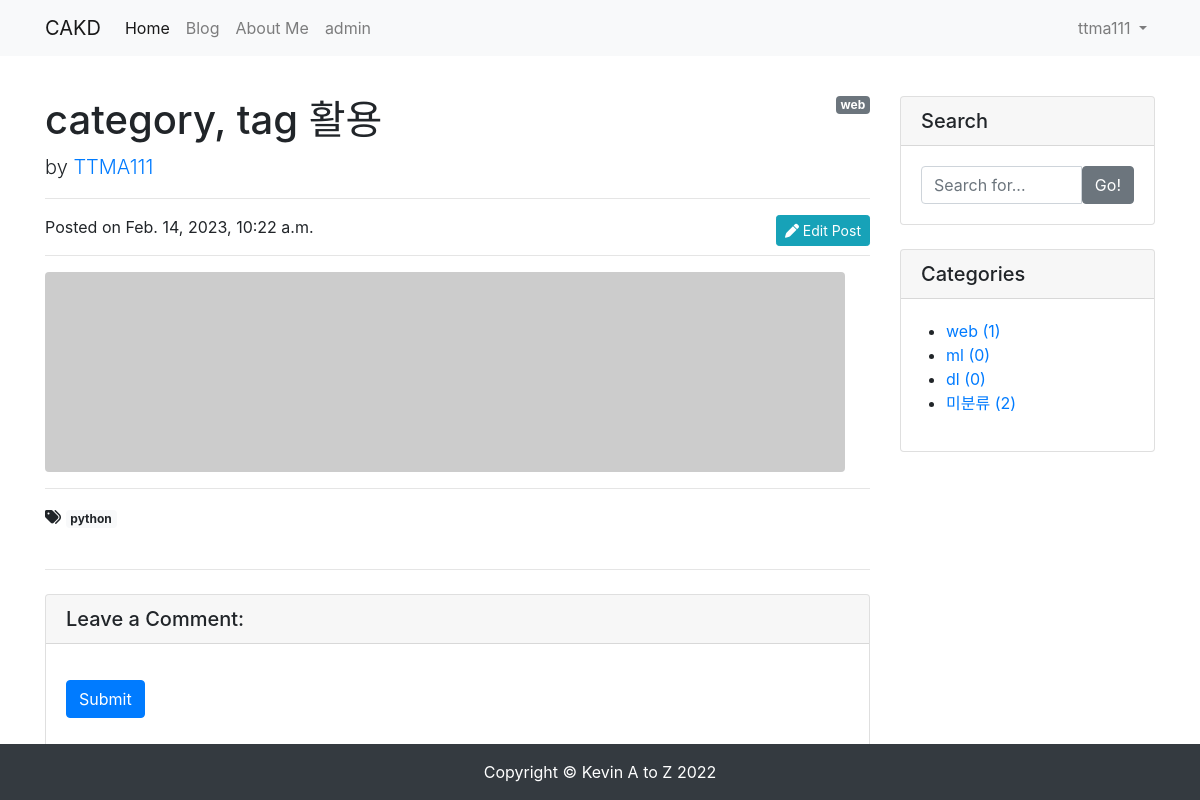
The app's page /blog/3/ (signed in) with its own data.
### blog/models.py (models this page shows, shortened)
class Post(models.Model):
    title = models.CharField(max_length=30)
    hook_text = models.CharField(max_length=100, blank=True)
    content = models.TextField()
    head_image = models.ImageField(upload_to='blog/images/%Y/%m/%d/', blank=True)
    file_upload = models.FileField(upload_to='blog/files/%Y/%m/%d/', blank=True)
    created_at = models.DateTimeField(auto_now_add=True)
    updated_at = models.DateTimeField(auto_now=True)
    author = models.ForeignKey(User, null=True, on_delete=models.SET_NULL)
    category = models.ForeignKey(Category, null=True, blank=True, on_delete=models.SET_NULL)
    tags = models.ManyToManyField(Tag, blank=True)
    def get_absolute_url(self): # 객체의 상세 페이지로 이동 할 수 있는 링크를 만들 수 있음, url 생성 규칙을 정의하는 메서드
        return f'/blog/{self.pk}/'
    def get_content_markdown(self):
        return markdown(self.content)

class Category(models.Model):
    name = models.CharField(max_length=50, unique=True)
    slug = models.SlugField(max_length=200, unique=True, allow_unicode=True)
    def __str__(self):
        return self.name
    def get_absolute_url(self):
        return f'/blog/category/{self.slug}/'
    class Meta:
        verbose_name_plural = 'categories'

class Tag(models.Model):
    name = models.CharField(max_length=50)
    slug = models.SlugField(max_length=200, unique=True, allow_unicode=True)
    def __str__(self):
        return self.name
    def get_absolute_url(self):
        return f'/blog/tag/{self.slug}/'

### blog/views.py (the view)
# urls.py: path('<int:pk>/',views.PostDetail.as_view()),
class PostDetail(DetailView):
    model = Post
    def get_context_data(self, **kwargs):
        context = super(PostDetail,self).get_context_data()
        context['categories'] = Category.objects.all()
        context['no_category_post_count'] = Post.objects.filter(category=None).count()
        return context

### blog/templates/blog/post_detail.html (shortened to what this page needs)
{% extends 'blog/base.html' %}
{% load crispy_forms_tags %}
{% block main_area %}
    <div id="post-area">
        {% if post.category %}
            <span class="badge badge-secondary float-right">{{ post.category }}</span>
        {% else %}
            <span class="badge badge-secondary float-right">미분류</span>
        {% endif %}
        <h1 class="mt-4">{{ post.title }}</h1>
        <p class="lead">
            by
            <a href="#">{{ post.author | upper }}</a>
        </p>
        <hr>
        {% if user.is_authenticated and user == post.author %}
            <a class="btn btn-info btn-sm float-right" href="/blog/update_post/{{ post.pk }}/" role="button"><i class="fas fa-pen"></i>  Edit Post</a>
        {% endif %}
        <p>Posted on {{ post.created_at }}</p>
        <hr>
        {% if post.head_image %}
            <img class="img-fluid rounded" src="{{ post.head_image.url }}" alt="{{ post.title }} head_image">
        {% else %}
            <img class="img-fluid rounded" src="https://picsum.photos/seed/{{ post.id }}/800/200" alt="random_image">
        {% endif %}
        <hr>
        {% if post.tags.exists %}
            <i class="fas fa-tags"></i>
            {% for tag in post.tags.all %}
                <a href="{{ tag.get_absolute_url }}" class="badge badge-light">{{ tag }}</a>
            {% endfor %}
            <br/>
            <br/>
        {% endif %}
        <hr>
    </div>
    <div id="comment-area">
        <div class="card my-4">
            <h5 class="card-header">Leave a Comment:</h5>
            <div class="card-body">
                {% if user.is_authenticated %}
                <form id="comment-form" method="POST" action="{{ post.get_absolute_url }}new_comment/">
                    <button type="submit" class="btn btn-primary">Submit</button>
                </form>
                {% else %}
                    <a role="button" class="btn btn-outline-dark btn-block btn-sm" href="#" data-toggle="modal" data-target="#loginModal">Log in and leave a comment</a>
                {% endif %}
            </div>
        </div>
    </div>
{% endblock %}

### blog/templates/blog/base.html (shortened to what this page needs)
<html lang="en">
<head>
    <link rel="stylesheet" href="https://cdn.jsdelivr.net/npm/bootstrap@4.5.3/dist/css/bootstrap.min.css">
</head>
<body>
    {% include 'blog/navbar.html'%}
    <div class="container my-3">
        <div class="row">
            <div class="col-md-8 col-lg-9" id="main-area">
                {% block main_area %}
                {% endblock %}
            </div>
            <div class="col-md-4 col-lg-3">
                <div class="card my-4">
                    <h5 class="card-header">Search</h5>
                    <div class="card-body">
                        <div class="input-group">
                            <input type="text" class="form-control" placeholder="Search for...">
                            <span class="input-group-btn">
                                    <button class="btn btn-secondary" type="button">Go!</button>
                                </span>
                        </div>
                    </div>
                </div>
                <div class="card my-4" id="categories-card">
                    <h5 class="card-header">Categories</h5>
                    <div class="card-body">
                        <div class="row">
                            <ul>
                                {% for category in categories %}
                                <li>
                                    <a href="{{ category.get_absolute_url }}">{{ category }} ({{ category.post_set.count }})</a>
                                </li>
                                {% endfor %}
                                <li>
                                    <a href="/blog/category/no_category/">미분류 ({{ no_category_post_count }})</a>
                                </li>
                            </ul>
                        </div>
                    </div>
                </div>
            </div>
        </div>
    </div>
    <div class="fixed-bottom">
    {% include 'blog/footer.html'%}
    </div>
</body>
</html>

### blog/templates/blog/navbar.html (shortened to what this page needs)
{% load socialaccount %}
<nav class="navbar navbar-expand-lg navbar-light bg-light">
    <div class="container">
        <a class="navbar-brand" href="/">CAKD</a>
        <div class="collapse navbar-collapse" id="navbarNavDropdown">
            <ul class="navbar-nav">
                <li class="nav-item active">
                    <a class="nav-link" href="/">Home</a>
                </li>
                <li class="nav-item">
                    <a class="nav-link" href="/blog/">Blog</a>
                </li>
                <li class="nav-item">
                    <a class="nav-link" href="/about_me/">About Me</a>
                </li>
                <li class="nav-item">
                    <a class="nav-link" href="/admin/">admin</a>
                </li>
            </ul>
            <ul class="navbar-nav ml-auto"> {% if user.is_authenticated %} <li class="nav-item dropdown">
                    <a class="nav-link dropdown-toggle" href="#" id="navbarDropdownMenuLink" role="button"
                        data-toggle="dropdown" aria-haspopup="true" aria-expanded="false"> {{ user.username }} </a>
                </li> {% else %} <li class="nav-item">
                    <a class="nav-link" href="#" data-toggle="modal" data-target="#loginModal">Log In</a>
                </li> {% endif %} </ul>
        </div>
    </div>
</nav>

### records on screen
Post: category "web", title "category, tag 활용", author "TTMA111", created_at "Feb. 14, 2023, 10:22 a.m."
Tag: name "python"
Category: name "web", post_set.count "1"
Category: name "ml", post_set.count "0"
Category: name "dl", post_set.count "0"

### other values on screen
{{ user.username }} "ttma111"
{{ no_category_post_count }} "2"
